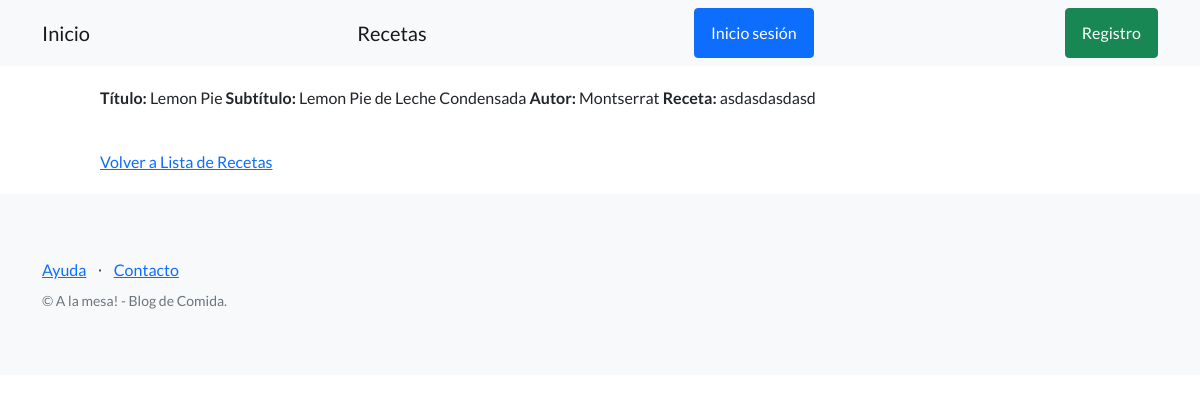
The page /notas/articulos/1/ on the database its author committed.
### BlogCocina/models.py (models this page shows)
class Articulo(models.Model):
    titulo = models.CharField(max_length=256)
    subtitulo = models.TextField()
    desarrollo = models.TextField()
    autor = models.CharField(max_length=256)
    creador = models.ForeignKey(User, on_delete=models.SET_NULL, null=True)

### BlogCocina/views.py (the view)
# urls.py: path("articulos/<int:pk>/", ArticuloDetailView.as_view(), name='ver-articulos'),
class ArticuloDetailView(DetailView):
    model = Articulo
    success_url = reverse_lazy('lista-articulos')

### BlogCocina/templates/BlogCocina/articulo_detail.html (shortened to what this page needs)
{% extends "BlogCocina/base.html" %}
{% block contenido %}
<p>
    <strong>Título:</strong> {{object.titulo}}
    <strong>Subtítulo:</strong> {{object.subtitulo}}
    <strong>Autor:</strong> {{object.autor}}
    <strong>Receta:</strong> {{object.desarrollo}}
</p>
<br>
<a href="{% url 'lista-articulos' %}">Volver a Lista de Recetas</a>
{% endblock contenido %}

### rows shown on the page
Articulo: titulo "Lemon Pie", subtitulo "Lemon Pie de Leche Condensada", autor "Montserrat", desarrollo "asdasdasdasd"
